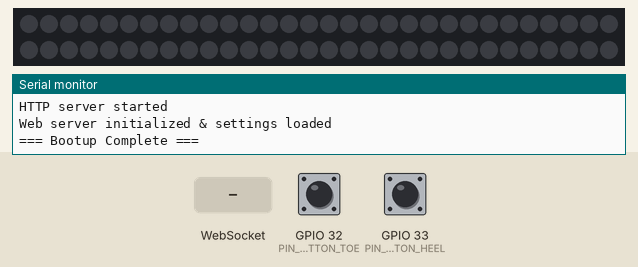
Simulated run of this program. Board: ESP32. On the bench: 60 RGB LEDs in strip order, left to right, continuing on the next row, the last lines printed to the serial monitor. The test bench sets the inputs (shaded band); at power-on: GPIO 32 (PIN_BUTTON_TOE) HIGH, GPIO 33 (PIN_BUTTON_HEEL) HIGH. Dim RGB values are drawn brighter than linear; storage starts empty; EEPROM starts erased.

Above: at 1.7 s.
1.8 s: GPIO 32 (PIN_BUTTON_TOE) pulled LOW for 0.15 s
At 1.96 s:
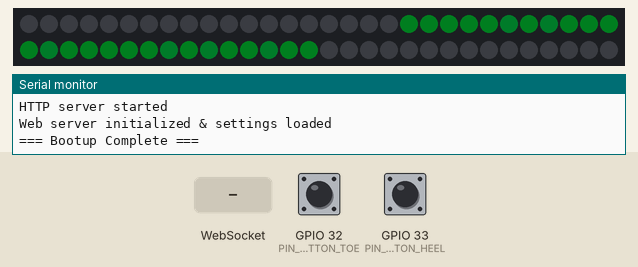
4.1 s: GPIO 33 (PIN_BUTTON_HEEL) pulled LOW for 1 s
At 4.26 s:
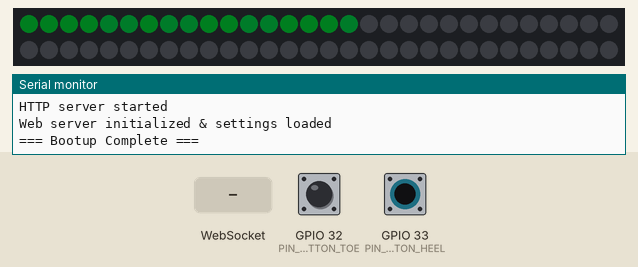
5.7 s: WebSocket text "0" received
7.7 s: WebSocket text "#" received
9.5 s: GPIO 32 (PIN_BUTTON_TOE) pulled LOW for 1 s
At 10.26 s:
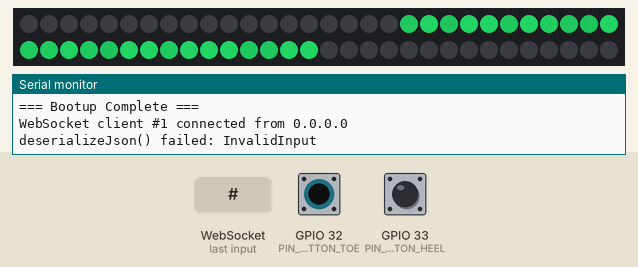
11.1 s: GPIO 33 (PIN_BUTTON_HEEL) pulled LOW for 0.15 s
At 11.46 s:
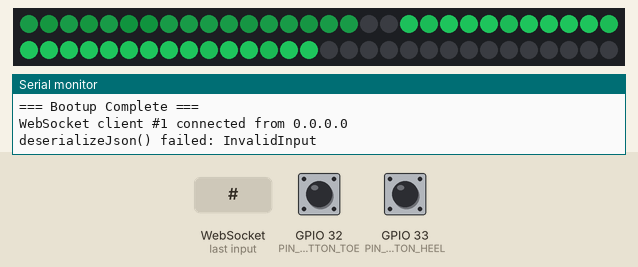
Timing chart, 0 to 12.8 s (numbered marks = the images above; inputs shaded):
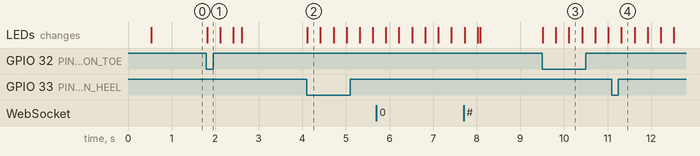

Measured:
- after the input at 1.8 s, the LEDs: change at once (image 1)
- after the input at 4.1 s, the LEDs: change at once (image 2)
- after the input at 9.5 s, the LEDs: first change at once (image 3 shows a later state)

The program:

main.cpp
```cpp
#include <Arduino.h>
#include <Adafruit_NeoPixel.h>
#include "config.h"
#include "web_server.h"
#include "effects.h"

// ===== LED STRIP (Adafruit NeoPixel — same library/pattern as squad-bots) =====
// WS2812B strips are almost always wired GRB internally, matching the
// proven squad-bots pattern on this same hardware/pin. (NEO_RGB was tried
// first and produced swapped red/green -- e.g. a "red" slider setting
// rendering as green -- which is the classic symptom of this exact mistake.)
Adafruit_NeoPixel strip(NUM_LEDS_TOTAL, PIN_LED_STRIP, NEO_GRB + NEO_KHZ800);

// ===== CHANNEL STRUCTURE =====
struct FootChannel
{
    uint16_t ledStart;
    uint16_t ledCount;
    uint8_t buttonPin;
    float envelope;
    uint32_t noiseSeed;  // fixed per-channel identity, keeps heel/toe shimmer decorrelated
    uint32_t noisePhase; // advances over time at a rate set by settings.flickerSpeed
    volatile bool *telemetryPressed;
    volatile uint8_t *telemetryEnvelope;
};

// Compile-time guard: catches pixel-map configuration mistakes (e.g. a
// channel's start+count running past the physical strip length) at build
// time instead of silently writing out-of-bounds pixels at runtime.
static_assert(HEEL_LED_START + HEEL_LED_COUNT <= NUM_LEDS_TOTAL, "Heel channel exceeds NUM_LEDS_TOTAL");
static_assert(TOE_LED_START + TOE_LED_COUNT <= NUM_LEDS_TOTAL, "Toe channel exceeds NUM_LEDS_TOTAL");

// ===== TELEMETRY (extern from web_server.h, defined here) =====
volatile bool telemetryToePressed = false;
volatile bool telemetryHeelPressed = false;
volatile uint8_t telemetryToeEnvelope = 0;
volatile uint8_t telemetryHeelEnvelope = 0;

// ===== SETTINGS (extern from web_server.h, defined here) =====
FootstepSettings settings;

// ===== CHANNELS =====
FootChannel toeChannel = {
    TOE_LED_START,
    TOE_LED_COUNT,
    PIN_BUTTON_TOE,
    0.0f,
    0x1701BEEFu,
    0u,
    &telemetryToePressed,
    &telemetryToeEnvelope};

FootChannel heelChannel = {
    HEEL_LED_START,
    HEEL_LED_COUNT,
    PIN_BUTTON_HEEL,
    0.0f,
    0x1337C0DEu,
    0u,
    &telemetryHeelPressed,
    &telemetryHeelEnvelope};

unsigned long lastLedUpdate = 0;
const unsigned long LED_UPDATE_INTERVAL = 20; // ~50Hz

// ===== ENVELOPE, FLICKER & RENDER (thin wrapper around effects.h's pure logic) =====
void updateChannel(FootChannel &ch, unsigned long dtMs)
{
    bool buttonPressed = digitalRead(ch.buttonPin) == LOW;
    *ch.telemetryPressed = buttonPressed;

    ch.envelope = advanceEnvelope(ch.envelope, buttonPressed,
                                  settings.fadeInMs, settings.fadeOutMs,
                                  MIN_FADE_OUT_RATIO, (uint32_t)dtMs);

    *ch.telemetryEnvelope = (uint8_t)(ch.envelope * 255.0f);

    ch.noisePhase = advanceNoisePhase(ch.noisePhase, settings.flickerSpeed, (uint32_t)dtMs);

    for (uint16_t i = 0; i < ch.ledCount; i++)
    {
        uint8_t noiseVal = noise8(ch.noiseSeed, i, ch.noisePhase);

        uint8_t r, g, b;
        computePixelColor(ch.envelope, settings.intensity, noiseVal,
                          settings.colorR, settings.colorG, settings.colorB,
                          MAX_BRIGHTNESS_CEILING, r, g, b);

        strip.setPixelColor(ch.ledStart + i, strip.Color(r, g, b));
    }
}

void setup()
{
    Serial.begin(115200);
    delay(500);
    Serial.println("\n\n=== Haunted Footsteps Bootup ===");

    // ===== BUTTON GPIO =====
    pinMode(PIN_BUTTON_TOE, INPUT_PULLUP);
    pinMode(PIN_BUTTON_HEEL, INPUT_PULLUP);

    // ===== NEOPIXEL INIT (matches squad-bots: strip.begin() owns the data pin) =====
    strip.begin();
    strip.clear();
    strip.show();

    Serial.println("GPIO & NeoPixel initialized");

    // ===== WEB SERVER (also loads settings from NVS) =====
    setupWebServer();
    Serial.println("Web server initialized & settings loaded");

    Serial.println("=== Bootup Complete ===\n");
}

void loop()
{
    unsigned long now = millis();
    unsigned long dtMs = (lastLedUpdate > 0) ? (now - lastLedUpdate) : 0;

    if (now - lastLedUpdate >= LED_UPDATE_INTERVAL)
    {
        if (!otaInProgress)
        {
            strip.clear();
            updateChannel(toeChannel, dtMs);
            updateChannel(heelChannel, dtMs);
            strip.show();
        }

        // Telemetry is only meaningful at the same cadence the envelope/LEDs
        // actually update — broadcasting it on every loop() spin (potentially
        // thousands of times/sec) would flood the WebSocket and heap for no
        // visual benefit.
        broadcastTelemetry();

        lastLedUpdate = now;
    }

    serviceWebServer();
}
```

effects.h
```cpp
#ifndef EFFECTS_H
#define EFFECTS_H

// -------------------------------------------------------------------------
// Pure, hardware-independent effects logic.
// -------------------------------------------------------------------------
// No Arduino.h, no NeoPixel/FastLED, no GPIO calls anywhere in this file.
// This is the entire "brain" of the ghostly-flicker effect, deliberately
// isolated so it can be compiled and unit tested on a desktop machine
// (see tests/test_effects.cpp) without any ESP32 hardware attached.
// main.cpp is just a thin hardware layer that calls into these functions
// and pushes the resulting RGB values to the strip.
// -------------------------------------------------------------------------

#include <stdint.h>

// Advances an envelope (0.0-1.0) by dtMs, ramping toward 1.0 while pressed
// and back toward 0.0 while released. fadeOutMs is always treated as at
// least minFadeOutRatio * fadeInMs, regardless of what's passed in, so a
// caller can never (even by bug or bad input) make release faster than press.
inline float advanceEnvelope(float envelope, bool pressed,
                             uint32_t fadeInMs, uint32_t fadeOutMs,
                             float minFadeOutRatio, uint32_t dtMs)
{
    if (fadeInMs == 0)
        fadeInMs = 1; // guard against div-by-zero

    if (pressed)
    {
        envelope += dtMs / (float)fadeInMs;
        if (envelope > 1.0f)
            envelope = 1.0f;
    }
    else
    {
        float ratio = fadeOutMs / (float)fadeInMs;
        if (ratio < minFadeOutRatio)
            ratio = minFadeOutRatio;
        envelope -= dtMs / (float)(fadeInMs * ratio);
        if (envelope < 0.0f)
            envelope = 0.0f;
    }
    return envelope;
}

// Clamps fadeOutMs so it can never be faster than minFadeOutRatio * fadeInMs.
// Same rule as advanceEnvelope's internal ratio floor, exposed separately so
// the web UI can echo back the *actual* (possibly-clamped) value to clients.
inline uint32_t enforceFadeSafety(uint32_t fadeInMs, uint32_t fadeOutMs, float minFadeOutRatio)
{
    uint32_t minFadeOut = (uint32_t)((float)fadeInMs * minFadeOutRatio);
    return (fadeOutMs < minFadeOut) ? minFadeOut : fadeOutMs;
}

// Deterministic, dependency-free pseudo-noise, addressed by (seed, pixel
// index, time phase) rather than a mutated running state. Being a pure
// function of its inputs (no hidden state advanced once per call) means the
// *rate* at which the pattern changes is entirely controlled by how fast the
// caller advances `phase` — see advanceNoisePhase() below — instead of being
// tied to how often this function happens to get called per frame.
inline uint8_t noise8(uint32_t seed, uint16_t pixelIndex, uint32_t phase)
{
    uint32_t h = seed;
    h ^= (uint32_t)pixelIndex * 0x9E3779B1u;
    h ^= phase * 0x85EBCA77u;
    h ^= (h >> 15);
    h *= 0xC2B2AE35u;
    h ^= (h >> 13);
    return (uint8_t)(h & 0xFF);
}

// Advances a per-channel noise phase accumulator based on elapsed time and
// the user-configurable flickerSpeed (0-255). This is what makes the
// "Flicker Speed" slider actually do something: higher speed advances the
// phase faster, so noise8() samples move through their pattern faster. The
// "+1" floor keeps a slow drift alive even at flickerSpeed=0 rather than
// completely freezing the shimmer.
inline uint32_t advanceNoisePhase(uint32_t phase, uint8_t flickerSpeed, uint32_t dtMs)
{
    uint32_t stepPerMs = (uint32_t)flickerSpeed + 1u;
    return phase + stepPerMs * dtMs;
}

// Turns (envelope, per-pixel noise, flicker intensity, base color, brightness
// ceiling) into the final RGB to write to a pixel. All inputs/outputs are
// plain numeric types — no hardware calls.
inline void computePixelColor(float envelope, uint8_t flickerIntensity, uint8_t noiseVal,
                              uint8_t baseR, uint8_t baseG, uint8_t baseB,
                              uint8_t brightnessCeiling,
                              uint8_t &outR, uint8_t &outG, uint8_t &outB)
{
    float flicker = 1.0f - ((flickerIntensity / 255.0f) * ((noiseVal - 128) / 256.0f));
    if (flicker < 0.0f)
        flicker = 0.0f;
    if (flicker > 1.0f)
        flicker = 1.0f;

    float brightness = envelope * flicker;
    if (brightness < 0.0f)
        brightness = 0.0f;
    if (brightness > 1.0f)
        brightness = 1.0f;

    // brightnessCeiling is already on a 0-255 scale (e.g. 128 = "half power"
    // cap). Multiplying it directly by the 0.0-1.0 brightness fraction keeps
    // the result on that same 0-255 scale. (Previous version divided
    // brightnessCeiling by 255 *before* multiplying and truncating to
    // uint8_t, which collapsed every non-full-ceiling value to 0 -- that was
    // the "buttons work, telemetry works, but LEDs never light" bug.)
    uint8_t scaledBrightness = (uint8_t)(brightness * (float)brightnessCeiling);

    outR = (uint8_t)((baseR * scaledBrightness) / 255);
    outG = (uint8_t)((baseG * scaledBrightness) / 255);
    outB = (uint8_t)((baseB * scaledBrightness) / 255);
}

#endif
```

web_server.h
```cpp
#ifndef WEB_SERVER_H
#define WEB_SERVER_H

#include <Arduino.h>

// -------------------------------------------------------------------------
// Shared "Ghostly Flicker" settings.
// -------------------------------------------------------------------------
// Read by the effects engine in main.cpp every frame, written by the browser
// UI (via WebSocket, in web_server.cpp). Note: on ESP32 Arduino, AsyncTCP
// callbacks run on their own FreeRTOS task (not necessarily the same core as
// loop()), so a settings update *could* in principle be read half-applied by
// a single render frame. Every field here is a single byte/word, so torn
// reads are effectively a non-issue in practice — worst case is one frame
// using a stale value for one field before it self-corrects on the next
// frame. Plain volatiles (no mutex) are an intentional, low-risk trade-off
// for that bound, not an oversight.
struct FootstepSettings
{
    volatile uint8_t colorR = DEFAULT_COLOR_R;
    volatile uint8_t colorG = DEFAULT_COLOR_G;
    volatile uint8_t colorB = DEFAULT_COLOR_B;

    volatile uint8_t flickerSpeed = DEFAULT_FLICKER_SPEED; // 0-255
    volatile uint8_t intensity = DEFAULT_INTENSITY;        // 0-255

    volatile uint32_t fadeInMs = DEFAULT_FADE_IN_MS;
    volatile uint32_t fadeOutMs = DEFAULT_FADE_OUT_MS;
};

extern FootstepSettings settings;

// Live telemetry for the browser UI (button state + current envelope 0-255).
// Written by main.cpp's effects engine, read by web_server.cpp to broadcast.
extern volatile bool telemetryToePressed;
extern volatile bool telemetryHeelPressed;
extern volatile uint8_t telemetryToeEnvelope;
extern volatile uint8_t telemetryHeelEnvelope;

// True while a /update firmware upload is being written to flash. main.cpp's
// loop() must NOT call FastLED.show() (or anything else that disables
// interrupts for precise timing) while this is true — doing so concurrently
// with a flash write is a known source of corrupted OTA uploads/crashes.
extern volatile bool otaInProgress;

void setupWebServer();
void serviceWebServer();   // Periodic maintenance (client cleanup, deferred OTA reboot)
void broadcastTelemetry(); // Push current button/envelope state to clients

// Clamps fadeOutMs so it can never be configured faster than
// MIN_FADE_OUT_RATIO * fadeInMs. Used both on settings load and on any
// browser-driven update.
void enforceFadeSafety();

#endif
```

config.h
```cpp
#ifndef CONFIG_H
#define CONFIG_H

// -------------------------------------------------------------------------
// 👻 Prop Identity
// -------------------------------------------------------------------------
#ifndef BOT_NAME
#define BOT_NAME "Haunted-Footsteps"
#endif

// -------------------------------------------------------------------------
// 🔌 Pin Definitions (see docs/WIRING.md)
// -------------------------------------------------------------------------
// One continuous addressable strip runs heel -> (dark gap) -> toe -> (dark
// tail), all on a single data line.
// Moved off GPIO 25 -> GPIO 27: 25/26 are the ESP32's DAC1/DAC2 + ADC2
// channels, which have documented quirks when WiFi is active (this project
// runs a SoftAP continuously) and were producing a persistent full-white
// strip. GPIO 27 has no such shared peripheral duties.
#define PIN_LED_STRIP 27

#define PIN_BUTTON_TOE 32  // INPUT_PULLUP, switch to GND (pressed = LOW)
#define PIN_BUTTON_HEEL 33 // INPUT_PULLUP, switch to GND (pressed = LOW)

// -------------------------------------------------------------------------
// 💡 LED Strip Settings
// -------------------------------------------------------------------------
// Physical pixel map (1-indexed, as measured on the strip):
//   1-17   heel
//   18-19  dark gap
//   20-45  toe
//   46-60  dark tail (strip will likely be trimmed shorter once confirmed)
// TBD: the strip will be cut once placement is finalized — revisit this
// whole block (and NUM_LEDS_TOTAL) when that happens.
#define NUM_LEDS_TOTAL 60

// Converted to 0-indexed start/count for the firmware's pixel arrays.
#define HEEL_LED_START 0  // Pixel 1
#define HEEL_LED_COUNT 17 // Pixels 1-17

#define TOE_LED_START 19 // Pixel 20
#define TOE_LED_COUNT 26 // Pixels 20-45

#define LED_TYPE WS2812B
#define COLOR_ORDER GRB // matches Adafruit_NeoPixel's NEO_GRB flag in main.cpp

// Hard safety ceiling regardless of the "intensity" setting from the browser UI.
// Capped at 50% of 255 - full brightness on all 60 pixels was likely browning
// out the board on power-up/press. Raise cautiously and only after confirming
// the power supply can handle the higher inrush current.
#define MAX_BRIGHTNESS_CEILING 128

// Conservative current budget for a 4x AA pack. FastLED will auto-dim below
// this if all LEDs try to draw more than the pack can safely deliver.
#define CURRENT_LIMIT_MA 1200

// -------------------------------------------------------------------------
// 👻 Default Ghostly Flicker Settings (persisted to NVS, overridable via web UI)
// -------------------------------------------------------------------------
#define DEFAULT_COLOR_R 40
#define DEFAULT_COLOR_G 255
#define DEFAULT_COLOR_B 120

#define DEFAULT_FLICKER_SPEED 60 // 0-255, higher = faster shimmer drift
#define DEFAULT_INTENSITY 160    // 0-255, max envelope brightness

#define DEFAULT_FADE_IN_MS 600   // Button press -> full glow
#define DEFAULT_FADE_OUT_MS 3000 // Button release -> fully out (always slower than fade-in)

// Firmware never allows fade-out to be configured faster than this multiple of fade-in,
// no matter what the browser sends. Keeps the "never winks out quickly" requirement honest.
#define MIN_FADE_OUT_RATIO 1.5f

// Settings changes (color/flicker/fade sliders) are applied to the live
// effect immediately, but the NVS (flash) write is debounced by this many ms
// of inactivity. Dragging a slider fires many WebSocket updates per second;
// without debouncing, each one would trigger its own flash write, needlessly
// wearing the flash and blocking the async task.
#define SETTINGS_SAVE_DEBOUNCE_MS 1500

// -------------------------------------------------------------------------
// 📡 Network Settings (AP mode — same pattern as the other Hero Props rigs)
// -------------------------------------------------------------------------
#ifndef WIFI_SSID
#define WIFI_SSID "Haunted-Footsteps"
#endif

#ifndef WIFI_PASS
#define WIFI_PASS "heroprops"
#endif

// -------------------------------------------------------------------------
// 📲 OTA (Over-The-Air) Firmware Update
// -------------------------------------------------------------------------
// Browser-based update at http://<device-ip-or-mdns>/update — works from an
// iPad's Safari file picker, unlike the classic ArduinoOTA/espota protocol
// (which needs a PC running PlatformIO/Python). Gated by HTTP Basic Auth
// using its OWN credentials, deliberately separate from WIFI_PASS, so the
// WiFi password (which may get shared with actors/students) can't alone be
// used to flash new firmware.
//
// CHANGE THESE before deploying to a real show — override via platformio.ini
// build_flags (-D OTA_USERNAME=... -D OTA_PASSWORD=...) rather than editing
// this file directly, same pattern as WIFI_SSID/WIFI_PASS above.
#ifndef OTA_USERNAME
#define OTA_USERNAME "admin"
#endif

#ifndef OTA_PASSWORD
#define OTA_PASSWORD "change-me-ota"
#endif

#endif
```

Source omitted: web_server.cpp (11636 bytes)
